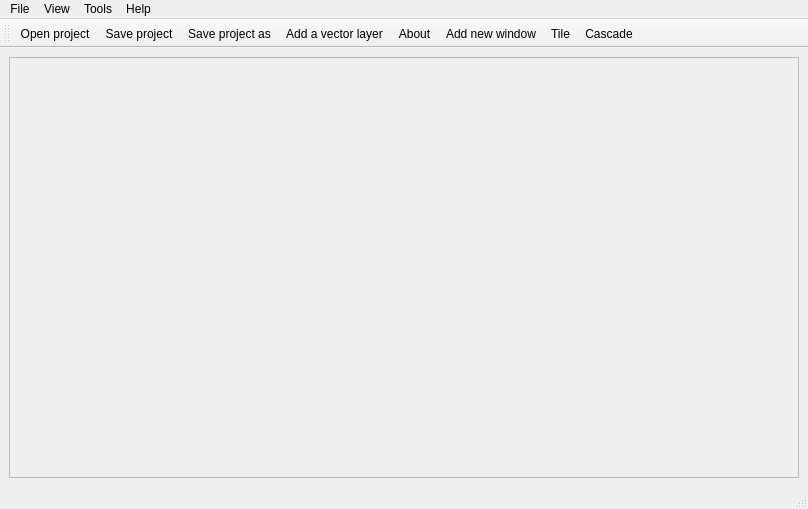
<?xml version="1.0" encoding="UTF-8"?>
<ui version="4.0">
 <class>GRAppBase</class>
 <widget class="QMainWindow" name="GRAppBase">
  <property name="geometry">
   <rect>
    <x>0</x>
    <y>0</y>
    <width>808</width>
    <height>509</height>
   </rect>
  </property>
  <property name="windowTitle">
   <string>GIS and RS</string>
  </property>
  <property name="windowIcon">
   <iconset resource="../Resources/GR.qrc">
    <normaloff>:/Icon/GRIcon.png</normaloff>:/Icon/GRIcon.png</iconset>
  </property>
  <property name="documentMode">
   <bool>false</bool>
  </property>
  <widget class="QWidget" name="centralwidget">
   <layout class="QGridLayout" name="gridLayout">
    <item row="0" column="0">
     <widget class="QFrame" name="frameMain">
      <property name="frameShape">
       <enum>QFrame::StyledPanel</enum>
      </property>
      <property name="frameShadow">
       <enum>QFrame::Raised</enum>
      </property>
     </widget>
    </item>
   </layout>
  </widget>
  <widget class="QMenuBar" name="menubar">
   <property name="geometry">
    <rect>
     <x>0</x>
     <y>0</y>
     <width>808</width>
     <height>23</height>
    </rect>
   </property>
   <widget class="QMenu" name="menuFile">
    <property name="title">
     <string>File</string>
    </property>
    <addaction name="actionOpen_project"/>
    <addaction name="separator"/>
    <addaction name="actionSave_project"/>
    <addaction name="actionSave_project_as"/>
    <addaction name="separator"/>
    <addaction name="actionExit"/>
   </widget>
   <widget class="QMenu" name="menuView">
    <property name="title">
     <string>View</string>
    </property>
    <addaction name="actionAdd_a_vector_layer"/>
    <addaction name="separator"/>
    <addaction name="actionAdd_new_window"/>
    <addaction name="separator"/>
    <addaction name="actionTile"/>
    <addaction name="actionCascade"/>
   </widget>
   <widget class="QMenu" name="menuTools">
    <property name="title">
     <string>Tools</string>
    </property>
    <addaction name="actionCheck_GR_version"/>
    <addaction name="actionPlugin_manager"/>
    <addaction name="actionTest_plugin_functions"/>
    <addaction name="actionOptions"/>
   </widget>
   <widget class="QMenu" name="menuHelp">
    <property name="title">
     <string>Help</string>
    </property>
    <addaction name="action_About"/>
   </widget>
   <addaction name="menuFile"/>
   <addaction name="menuView"/>
   <addaction name="menuTools"/>
   <addaction name="menuHelp"/>
  </widget>
  <widget class="QStatusBar" name="statusbar"/>
  <widget class="QToolBar" name="toolBar">
   <property name="windowTitle">
    <string>toolBar</string>
   </property>
   <attribute name="toolBarArea">
    <enum>TopToolBarArea</enum>
   </attribute>
   <attribute name="toolBarBreak">
    <bool>false</bool>
   </attribute>
   <addaction name="actionOpen_project"/>
   <addaction name="actionSave_project"/>
   <addaction name="actionSave_project_as"/>
   <addaction name="actionAdd_a_vector_layer"/>
   <addaction name="action_About"/>
   <addaction name="actionAdd_new_window"/>
   <addaction name="actionTile"/>
   <addaction name="actionCascade"/>
  </widget>
  <action name="actionOpen_project">
   <property name="icon">
    <iconset resource="../Resources/GR.qrc">
     <normaloff>:/Icon/category.png</normaloff>:/Icon/category.png</iconset>
   </property>
   <property name="text">
    <string>&amp;Open project</string>
   </property>
   <property name="toolTip">
    <string>Open project</string>
   </property>
   <property name="shortcut">
    <string>Ctrl+O</string>
   </property>
  </action>
  <action name="actionSave_project">
   <property name="icon">
    <iconset resource="../Resources/GR.qrc">
     <normaloff>:/Icon/save_proj.png</normaloff>:/Icon/save_proj.png</iconset>
   </property>
   <property name="text">
    <string>&amp;Save project</string>
   </property>
   <property name="shortcut">
    <string>Ctrl+S</string>
   </property>
  </action>
  <action name="actionSave_project_as">
   <property name="icon">
    <iconset resource="../Resources/GR.qrc">
     <normaloff>:/Icon/save_as_proj.png</normaloff>:/Icon/save_as_proj.png</iconset>
   </property>
   <property name="text">
    <string>Save project as</string>
   </property>
   <property name="toolTip">
    <string>Save project as</string>
   </property>
   <property name="shortcut">
    <string>Ctrl+Shift+S</string>
   </property>
  </action>
  <action name="actionExit">
   <property name="icon">
    <iconset resource="../Resources/GR.qrc">
     <normaloff>:/Icon/exit.png</normaloff>:/Icon/exit.png</iconset>
   </property>
   <property name="text">
    <string>Exit</string>
   </property>
  </action>
  <action name="actionAdd_a_vector_layer">
   <property name="icon">
    <iconset resource="../Resources/GR.qrc">
     <normaloff>:/Icon/add_vector.png</normaloff>:/Icon/add_vector.png</iconset>
   </property>
   <property name="text">
    <string>Add a vector layer</string>
   </property>
  </action>
  <action name="actionCheck_GR_version">
   <property name="icon">
    <iconset resource="../Resources/GR.qrc">
     <normaloff>:/Icon/CheckVersion.png</normaloff>:/Icon/CheckVersion.png</iconset>
   </property>
   <property name="text">
    <string>Check GR version</string>
   </property>
  </action>
  <action name="actionPlugin_manager">
   <property name="icon">
    <iconset resource="../Resources/GR.qrc">
     <normaloff>:/Icon/Plugin.png</normaloff>:/Icon/Plugin.png</iconset>
   </property>
   <property name="text">
    <string>Plugin Manager</string>
   </property>
  </action>
  <action name="actionTest_plugin_functions">
   <property name="text">
    <string>Test plugin functions</string>
   </property>
  </action>
  <action name="actionOptions">
   <property name="icon">
    <iconset resource="../Resources/GR.qrc">
     <normaloff>:/Icon/options.png</normaloff>:/Icon/options.png</iconset>
   </property>
   <property name="text">
    <string>options</string>
   </property>
  </action>
  <action name="action_About">
   <property name="icon">
    <iconset resource="../Resources/GR.qrc">
     <normaloff>:/Icon/about.png</normaloff>:/Icon/about.png</iconset>
   </property>
   <property name="text">
    <string>&amp;About </string>
   </property>
  </action>
  <action name="actionLegend_dock_widget">
   <property name="text">
    <string>Legend dock widget</string>
   </property>
  </action>
  <action name="actionPlugin_dock_widget">
   <property name="text">
    <string>Plugin dock widget</string>
   </property>
  </action>
  <action name="actionAdd_new_window">
   <property name="icon">
    <iconset resource="../Resources/GR.qrc">
     <normaloff>:/Icon/NewWindow.png</normaloff>:/Icon/NewWindow.png</iconset>
   </property>
   <property name="text">
    <string>Add new window</string>
   </property>
  </action>
  <action name="actionTile">
   <property name="icon">
    <iconset resource="../Resources/GR.qrc">
     <normaloff>:/Icon/Tile.png</normaloff>:/Icon/Tile.png</iconset>
   </property>
   <property name="text">
    <string>Tile</string>
   </property>
  </action>
  <action name="actionCascade">
   <property name="icon">
    <iconset resource="../Resources/GR.qrc">
     <normaloff>:/Icon/Cascade.png</normaloff>:/Icon/Cascade.png</iconset>
   </property>
   <property name="text">
    <string>Cascade</string>
   </property>
  </action>
 </widget>
 <resources>
  <include location="../Resources/GR.qrc"/>
 </resources>
 <connections/>
</ui>
